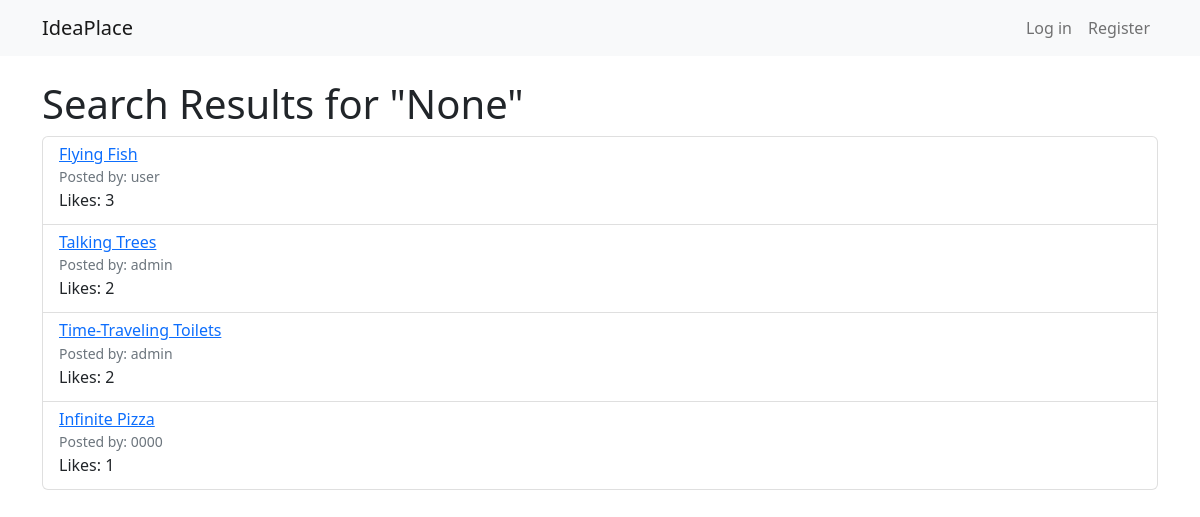
The app's page /search/ with its own data.
### ideas/models.py (models this page shows, shortened)
class Idea(models.Model):
    title = models.CharField(max_length=200)
    content = models.TextField()
    user = models.ForeignKey(User, on_delete=models.CASCADE)
    likes = models.ManyToManyField(User, related_name='liked_ideas')
    created_at = models.DateTimeField(auto_now_add=True)
    image = models.ImageField(upload_to='images/', null=True, blank=True)

### ideas/views.py (the view)
# urls.py: path('search/', views.idea_search, name='idea_search'),
def idea_search(request):
    query = request.GET.get('query')
    if query:
        ideas = Idea.objects.filter(Q(title__icontains=query) | Q(content__icontains=query))
    else:
        ideas = Idea.objects.all()
    context = {'ideas': ideas, 'query': query}
    return render(request, 'search_results.html', context)

### ideas/templates/search_results.html
{% extends 'base.html' %}
{% block content %}
  <h1>Search Results for "{{ query }}"</h1>
        {% if ideas %}
        <ul class="list-group mb-3">
          {% for idea in ideas %}
            <li class="list-group-item d-flex justify-content-between lh-condensed">
              <div>
                <h6 class="my-0"><a href="{% url 'idea_detail' pk=idea.pk %}">{{ idea.title }}</a></h6>
                <small class="text-muted">Posted by: {{ idea.user.username }}</small>
                <p class="mb-1">Likes: {{ idea.likes.count }}</p>
              </div>
            </li>
          {% endfor %}
        </ul>
      {% else %}
    <p>No ideas found matching "{{ query }}".</p>
      {% endif %}
{% endblock %}

### records on screen
Idea: title "Flying Fish", user.username "user", likes.count "3"
Idea: title "Talking Trees", user.username "admin", likes.count "2"
Idea: title "Time-Traveling Toilets", user.username "admin", likes.count "2"
Idea: title "Infinite Pizza", user.username "0000", likes.count "1"

### other values on screen
{{ query }} "None"
